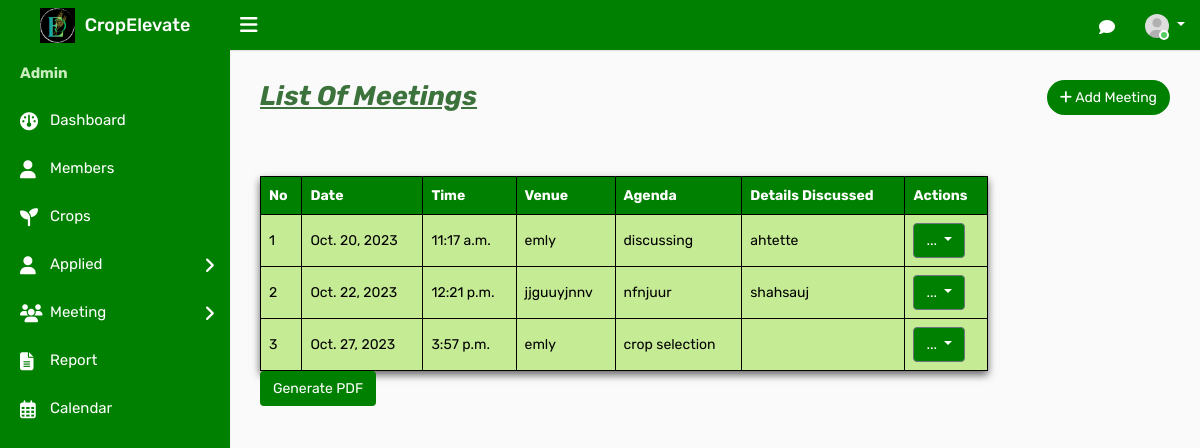
Page /admeeting on the earlier database version.
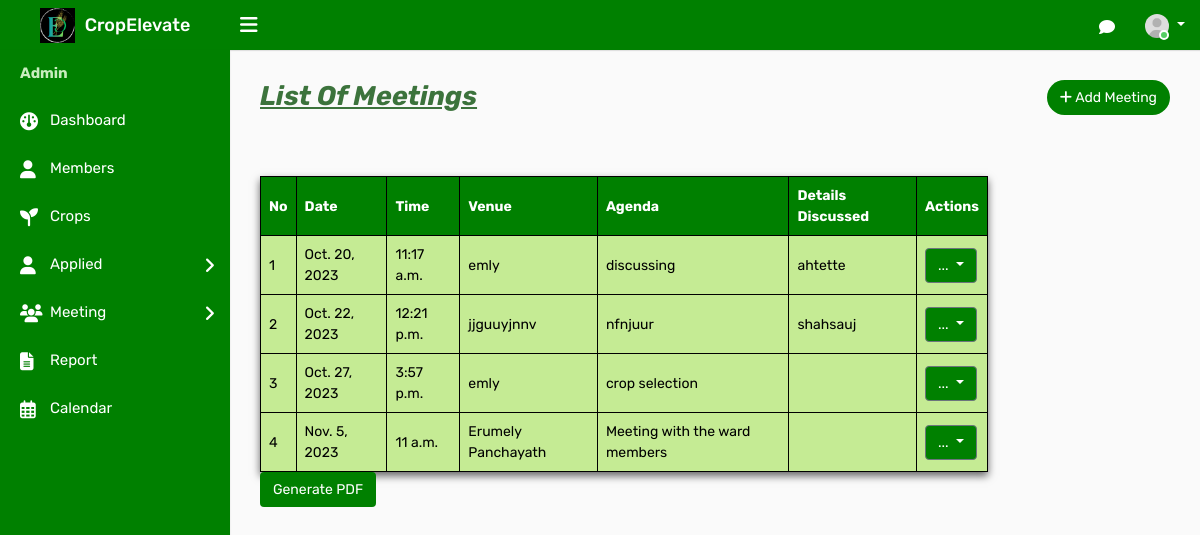
Same page on the later database version.
### ceapp/models.py (models this page shows, shortened)
class Meeting(models.Model):
    meeting_date = models.DateField(null=True, blank=True)
    meeting_time = models.TimeField(null=True,blank=True)
    desmeeting = models.TextField()
    last_edited_at = models.DateTimeField(auto_now=True)
    meeting_venue = models.CharField(max_length=100,null=True,blank=True)
    meeting_mode = models.CharField(max_length=100,null=True,blank=True)
    meeting_agenda = models.CharField(max_length=100,null=True,blank=True)
    report = models.TextField(max_length=100,null=True,blank=True)
    is_active = models.BooleanField(default=True)

### ceapp/views.py (the view)
# urls.py: path('admeeting',views.admeeting,name='admeeting'),
def admeeting(request):
    meetings = Meeting.objects.filter(is_active=True)
    from django.utils import timezone
    current_date = timezone.now().date()
    return render(request, 'admintemp/admeeting.html', {'meetings': meetings, 'current_date': current_date})

### templates/admintemp/admeeting.html (shortened to what the changed rows need)
{% load static %}
<!DOCTYPE html>
<html lang="en">
<head>
    <link rel="stylesheet" type="text/css" href="{% static 'assets/css/bootstrap.min.css' %}">
    <link rel="stylesheet" type="text/css" href="{% static 'assets/css/font-awesome.min.css' %}">
    <link rel="stylesheet" type="text/css" href="{% static 'assets/css/select2.min.css' %}">
    <link rel="stylesheet" type="text/css" href="{% static 'assets/css/bootstrap-datetimepicker.min.css' %}">
    <link rel="stylesheet" type="text/css" href="{% static 'assets/css/style.css' %}">
    <link rel="stylesheet" href="https://cdnjs.cloudflare.com/ajax/libs/font-awesome/6.2.0/css/all.min.css">
</head>
<body>
    <div class="main-wrapper">
        <div class="page-wrapper">
            <div class="content">
                <div class="row">
                    <div class="col-md-12">
                        <br>
                        <table>
                            <thead>
                                <tr>
                                    <th>No</th>
                                    <th>Date</th>
                                    <th>Time</th>
                                    <th>Venue</th>
                                    <th>Agenda</th>
                                    <th>Details Discussed</th>
                                    <th>Actions</th>
                                </tr>
                            </thead>
                            <tbody>
                                {% for meeting in meetings %}
                                <tr style="background-color: {% if meeting.meeting_date < current_date %}#c5eb94{% elif meeting.meeting_date == current_date %}#eda0f2{% else %}white{% endif %}">
                                    <td>{{ forloop.counter }}</td>
                                    <td>{{ meeting.meeting_date }}</td>
                                    <td>{{ meeting.meeting_time }}</td>
                                    <td>{{ meeting.meeting_venue }}</td>
                                    <td>{{ meeting.meeting_agenda }}</td>
                                    <td>{{ meeting.desmeeting }}</td>
                                    <td>
                                        <div class="dropdown">
                                            <button class="btn btn-secondary dropdown-toggle" type="button" id="actionsDropdown{{ forloop.counter }}" data-toggle="dropdown" aria-haspopup="true" aria-expanded="false" style="background-color: green; color: #fff;">
                                                ...
                                            </button>
                                        </div>
                                    </td>
                                </tr>
                                {% empty %}
                                <tr>
                                    <td colspan="4">No meetings available.</td>
                                </tr>
                                {% endfor %}
                            </tbody>
                        </table>
                    </div>
                </div><br><br>
            </div>
        </div>
            </div>
</body>
</html>

Differences in the rows shown:
added Meeting: meeting_date "Nov. 5, 2023", meeting_time "11 a.m.", meeting_venue "Erumely Panchayath", meeting_agenda "Meeting with the ward members"
